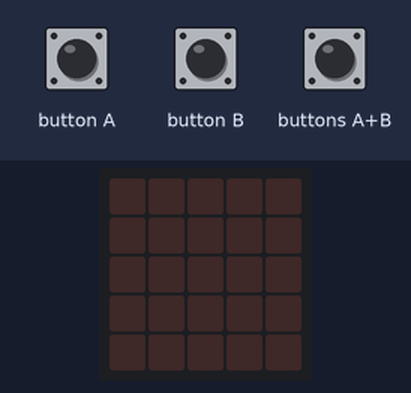
The program below on a simulated BBC micro:bit (MakeCode). On the bench: the board's 5×5 LED display. The test bench sets the inputs (shaded band).

Above: at 1.2 s.
1.3 s: buttons A+B pressed for 0.15 s
At 1.8 s:
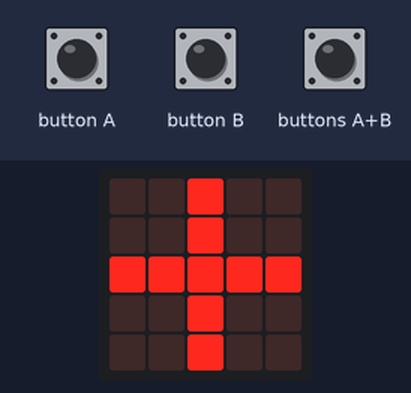
3.4 s: button A pressed for 0.15 s
At 4.7 s:
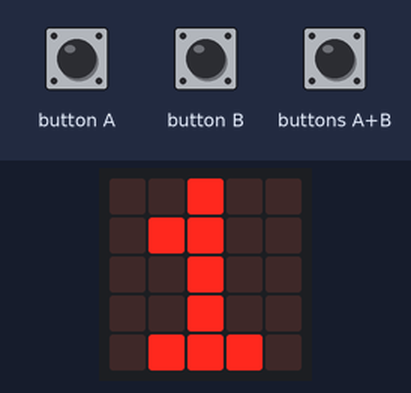
5.0 s: buttons A+B pressed for 1 s
At 6.4 s:
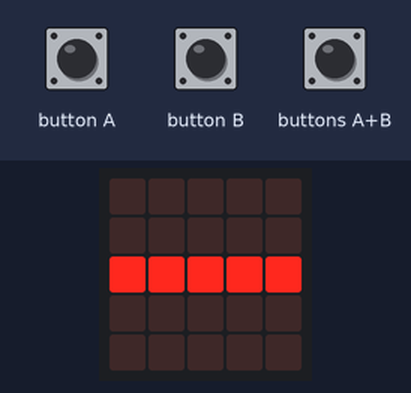
8.0 s: buttons A+B pressed for 0.15 s
At 8.5 s:
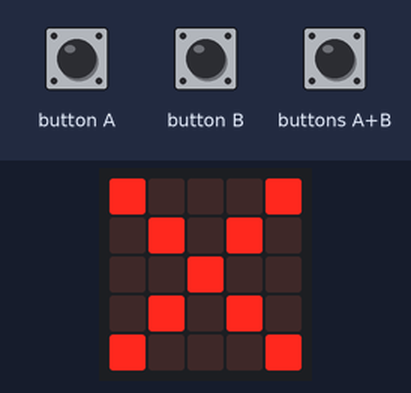
10.1 s: buttons A+B pressed for 0.15 s
At 10.6 s:
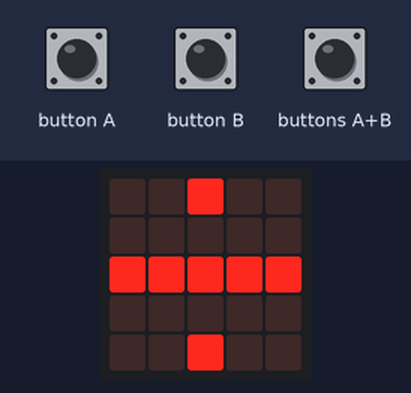
12.2 s: button A pressed for 0.15 s
At 12.7 s:
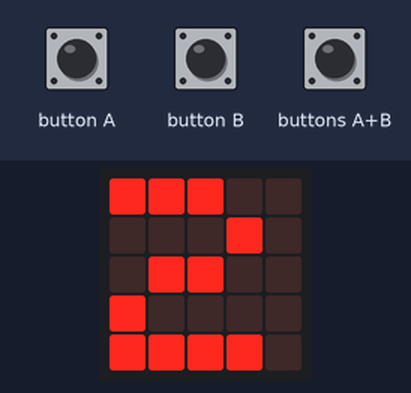
Timing chart, 0 to 14.8 s (numbered marks = the images above; inputs shaded):
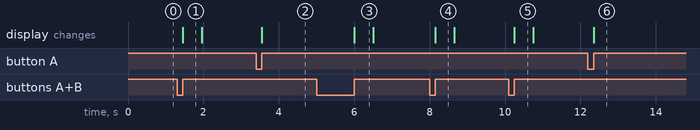

The program:

main.ts
```typescript
input.onButtonPressed(Button.A, function () {
    if (Switch == 0) {
        Number_1 += 1
        basic.showNumber(Number_1)
    }
    if (Switch == 1) {
        Number_2 += 1
        basic.showNumber(Number_2)
    }
})
input.onButtonPressed(Button.AB, function () {
    OP += 1
    if (OP == 1) {
        basic.showLeds(`
            . . # . .
            . . # . .
            # # # # #
            . . # . .
            . . # . .
            `)
        basic.pause(100)
        basic.clearScreen()
    } else {
        if (OP == 2) {
            basic.showLeds(`
                . . . . .
                . . . . .
                # # # # #
                . . . . .
                . . . . .
                `)
            basic.pause(100)
            basic.clearScreen()
        } else {
            if (OP == 3) {
                basic.showLeds(`
                    # . . . #
                    . # . # .
                    . . # . .
                    . # . # .
                    # . . . #
                    `)
                basic.pause(100)
                basic.clearScreen()
            } else {
                if (OP == 4) {
                    basic.showLeds(`
                        . . # . .
                        . . . . .
                        # # # # #
                        . . . . .
                        . . # . .
                        `)
                    basic.pause(100)
                    basic.clearScreen()
                } else {
                    OP = 1
                    basic.showLeds(`
                        . . # . .
                        . . # . .
                        # # # # #
                        . . # . .
                        . . # . .
                        `)
                    basic.pause(100)
                    basic.clearScreen()
                }
            }
        }
    }
})
input.onButtonPressed(Button.B, function () {
    basic.clearScreen()
    Switch += 1
    if (Switch == 2) {
        if (OP == 1) {
            basic.showNumber(Number_1 + Number_2)
        } else {
            if (OP == 2) {
                basic.showNumber(Number_1 - Number_2)
            } else {
                if (OP == 3) {
                    basic.showNumber(Number_1 * Number_2)
                } else {
                    basic.showNumber(Number_1 / Number_2)
                }
            }
        }
    }
})
let Switch = 0
let Number_2 = 0
let Number_1 = 0
let OP = 0
OP = 0
Number_1 = 0
Number_2 = 0
Switch = 0
```

test.ts
```typescript
// testit kuuluvat tänne; tätä ei koota, kun tätä pakettia käytetään laajennuksena.
```

Measured:
- after the input at 1.3 s, the display: changes after 0.15 s (image 1)
- after the input at 3.4 s, the display: changes after 0.15 s (image 2)
- after the input at 5.0 s, the display: changes after 1.0 s (image 3)
- after the input at 8.0 s, the display: changes after 0.15 s (image 4)
- after the input at 10.1 s, the display: changes after 0.15 s (image 5)
- after the input at 12.2 s, the display: changes after 0.15 s (image 6)
- what the display in image 1 shows lasts 0.5 s, from 1.5 s to 2.0 s
